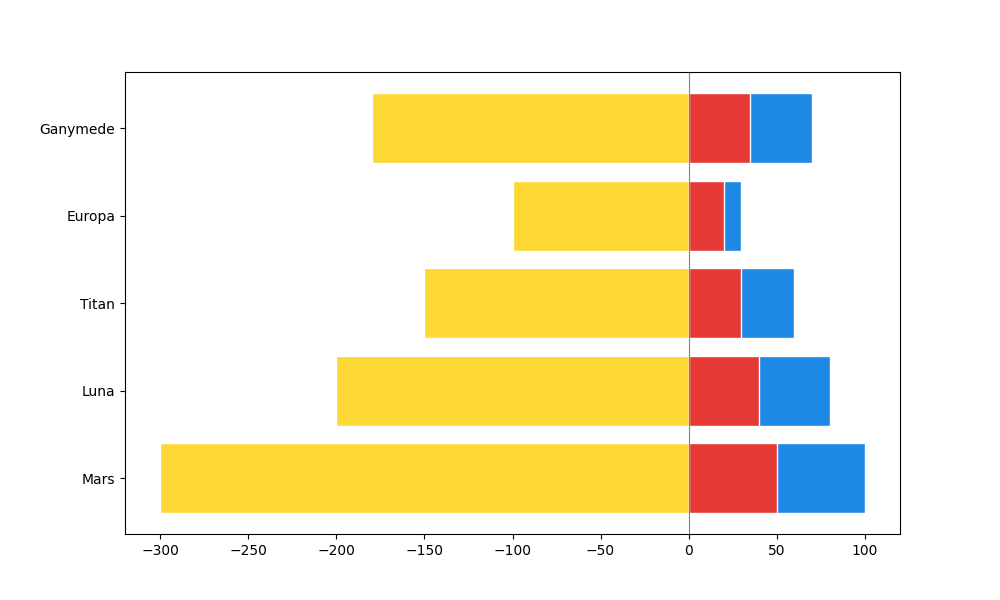

Source code (Python):
import matplotlib.pyplot as plt
import numpy as np

data = {
    'Mars': {'Green': -150, 'Water': 100, 'Energy': -300, 'Med': 50},
    'Luna': {'Green': -100, 'Water': 80, 'Energy': -200, 'Med': 40},
    'Titan': {'Green': -80, 'Water': 60, 'Energy': -150, 'Med': 30},
    'Europa': {'Green': -40, 'Water': 30, 'Energy': -100, 'Med': 20},
    'Ganymede': {'Green': -90, 'Water': 70, 'Energy': -180, 'Med': 35}
}

planets = list(data.keys())
amenities = list(data['Mars'].keys())
values = np.array([[data[planet][amenity] for amenity in amenities] for planet in planets])

fig, ax = plt.subplots(figsize=(10, 6))

colors = ['#43A047', '#1E88E5', '#FDD835', '#E53935']
for i, amenity in enumerate(amenities):
    ax.barh(planets, values[:, i], color=colors[i % len(colors)], edgecolor='white')

ax.axvline(0, color='gray', linewidth=0.8)

plt.show()
